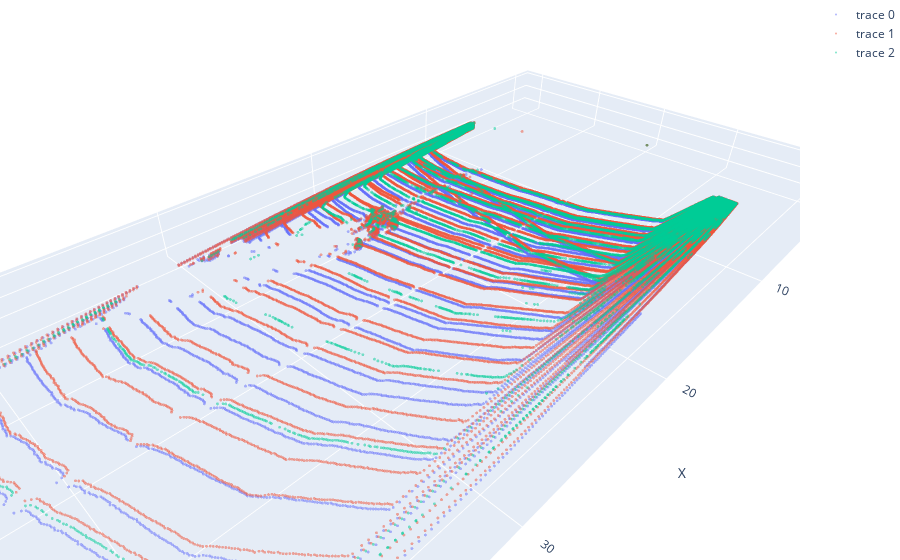

Notebook code for this chart:
### Code cell
show_cloud(make_xyz(c1), make_xyz(c2), xyz_mid)

### Figure 1 — Plotly figure (JSON) as saved in the notebook; plotly's stock layout.template omitted (floating-point values rounded to 4 significant figures; data arrays with more than 128 entries replaced by an {"elided": "..."} marker saying what was removed)
{"data": [{"marker": {"opacity": 0.5, "size": 1}, "mode": "markers", "type": "scatter3d", "x": {"elided": "27733 float values"}, "y": {"elided": "27733 float values"}, "z": {"elided": "27733 float values"}}, {"marker": {"opacity": 0.5, "size": 1}, "mode": "markers", "type": "scatter3d", "x": {"elided": "29559 float values"}, "y": {"elided": "29559 float values"}, "z": {"elided": "29559 float values"}}, {"marker": {"opacity": 0.5, "size": 1}, "mode": "markers", "type": "scatter3d", "x": {"elided": "14164 float values"}, "y": {"elided": "14164 float values"}, "z": {"elided": "14164 float values"}}], "layout": {"margin": {"b": 0, "l": 0, "r": 0, "t": 0}, "scene": {"aspectmode": "data", "xaxis": {"title": {"text": "X"}}, "yaxis": {"title": {"text": "Y"}}, "zaxis": {"title": {"text": "Z"}}}}}
